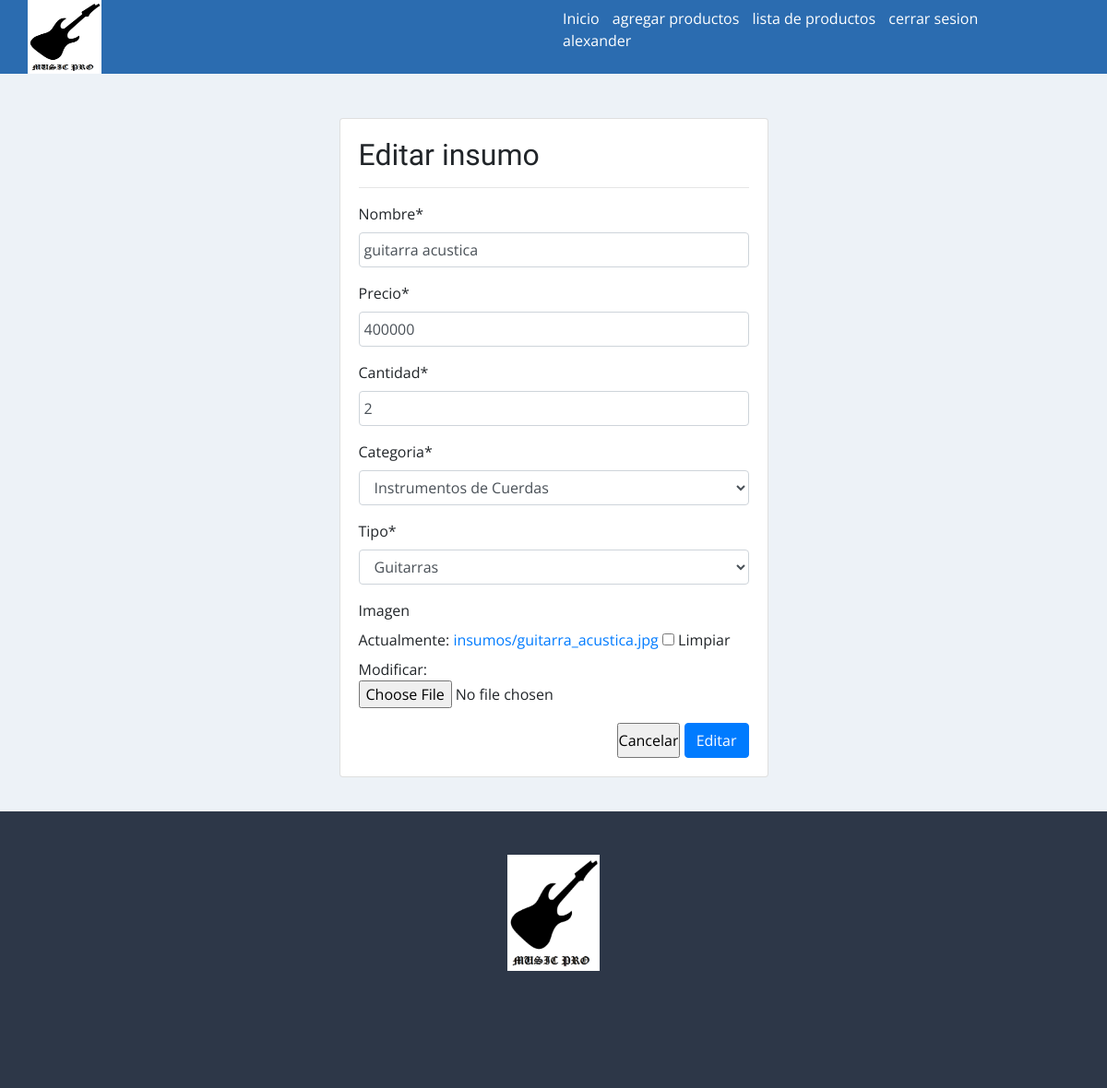
The page /modificar-insumos/7/ (signed in) on the database its author committed.
### app/models.py (models this page shows, shortened)
class Insumos(models.Model):
    nombre = models.CharField(max_length=125)
    precio = models.IntegerField()
    cantidad = models.IntegerField()
    categoria = models.IntegerField(choices=categoria_instrumento)
    tipo = models.IntegerField(choices=tipo_instrumento)
    imagen = models.ImageField(upload_to="insumos", null=True)

### app/views.py (the view, shortened to what this page needs)
# urls.py: path('modificar-insumos/<id>/', modificar_insumos, name="modificar_insumos"),
@permission_required('app.change_insumos')
def modificar_insumos(request, id):
    insumos = get_object_or_404(Insumos, id=id )
    data = {
        'form': InsumosForm(instance=insumos)
    }
    return render(request, 'app/insumos/modificar.html/', data)

### app/forms.py
class InsumosForm(forms.ModelForm):
    nombre = forms.CharField(min_length=3, max_length=120, required = True)
    precio = forms.IntegerField(min_value=1, required = True)
    imagen = forms.ImageField(required = False)
    cantidad = forms.IntegerField(min_value=0, required = True)
    class Meta:
        model = Insumos
        fields = '__all__'

### app/templates/app/insumos/modificar.html (shortened to what this page needs)
{%extends 'app/base.html' %}
{% block contenido %}
{% load crispy_forms_tags %}
<br><br>
        <div class="row">
            <div class="col-12 col-md-6 offset-md-3">
                    <div class="card">
                        <div class="card-body">
                            <h2>Editar insumo</h2>
                            <hr>
                <form action="" method="post" enctype="multipart/form-data">
                    {{ form | crispy}}
                    <div class="d-flex justify-content-end">
                        <input type="reset" value="Cancelar">
                        <input type="submit" value="Editar" class="btn btn-primary">
                    </div>
                </form>
            </div>
        </div>
    </div>
</div>
{% endblock %}

### app/templates/app/base.html (shortened to what this page needs)
<!DOCTYPE html>
<html lang="es">
<head>
    <link rel="stylesheet" href="https://cdn.jsdelivr.net/npm/bootstrap@4.5.3/dist/css/bootstrap.min.css">
    {% load static %}
    {% load pwa %}
    <link rel="stylesheet" href="{% static 'app/css/estilos.css' %}">
</head>
<body>
    <header id="header">
        <div class="contenedor_logo">
            <img  class="logo"  src="{% static 'app/img/icono/Imagen1.png' %}" alt="logo">
        </div>
        <div>
            <nav id = "nav">
                <ul>
                    <li>
                        <a href="{% url 'home' %}"> Inicio </a>
                    </li>
                    {% if perms.app.add_insumos %}
                    <li>
                        <a href="{% url 'agregar_insumos' %}"> agregar productos </a>
                    </li>
                    {% endif %}
                    {% if perms.app.view_insumos %}
                    <li>
                        <a href="{% url 'listar_insumos' %}"> lista de productos </a>
                    </li>
                    {% endif %}
                    {% if user.is_authenticated %}
                    <li>
                        <a href="{% url 'logout' %}">cerrar sesion</a>
                    </li>
                    <li>
                        <a href="#">{{ user.username }}</a>
                    </li>
                    {% endif %}
                </ul>
            </nav>
        </div>
    </header>
    <div id="contenido">
        {% block contenido %}
        {% endblock %}
    </div>
    <footer>
        <div class="logo_footer">
            <img src="{% static 'app/img/icono/Imagen1.png' %}" alt="logo">
        </div>
        <div>
            <nav id = "nav">
            </nav>
        </div>
    </footer>
</body>
</html>

### app/static/app/css/estilos.css (style rules this page uses)
* { margin:0; padding:0; }
body { background-color:#EDF2F7; font-family: 'Open Sans', sans-serif; }
h1,h2 { font-family: 'Balsamiq Sans', cursive; }
header { width: 100%; height: 80px; background-color: #2B6CB0; display: flex; justify-content: space-between; }
header > div { width: 50%; }
.contenedor_logo { display: flex; align-items: center; }
.logo { width: 80px; margin-left: 30px; height: 80px; }
nav { display: flex; justify-content: flex-end; align-items: center; height: 100%; }
nav > ul { margin-right: 50px; }
nav > ul > li { display: inline; margin-left: 10px; }
nav a { color:white; text-decoration: none; }
#contenido { width: 80%; margin:auto; max-width: 1280px; min-height: 100vh; }
footer { width: 100%; height: 300px; background-color: #2D3748; }
footer > .logo_footer { display: flex; justify-content: center; align-items: center; height: calc(100% - 80px); }
footer > .logo_footer > img { width: 100px; }
footer > div { display: flex; justify-content: center; align-items: center; }
input[type=text], input[type=email], input[type=number], select, textarea { width: 100%; padding: 5px; }

### rows shown on the page
Insumos: nombre "guitarra acustica", precio "400000", cantidad "2", categoria "Instrumentos de Cuerdas", tipo "Guitarras"

### other values the page prints
{{ user.username }} "alexander"
